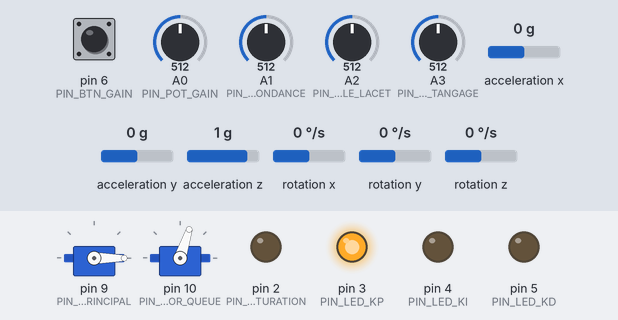
The sketch below on a simulated Arduino Uno, built with avr-gcc and run on an emulated ATmega328P. Shown: 2 × servo, output pins drawn as LEDs (lit = HIGH). Wiring (inferred from the names in the program): MPU-6050 motion sensor at I2C address 0x68. The inputs (shaded band) are chosen by the test bench; at power-on: acceleration y 0 g, A3 (PIN_POT_ANGLE_TANGAGE) = 512, acceleration z 1 g, rotation x 0 °/s, A2 (PIN_POT_ANGLE_LACET) = 512, A0 (PIN_POT_GAIN) = 512, pin 6 (PIN_BTN_GAIN) HIGH, A1 (PIN_POT_REDONDANCE) = 512, acceleration x 0 g, rotation y 0 °/s, rotation z 0 °/s. What the sketch prints to the serial monitor is not drawn.

Above: at 5.5 s.
5.6 s: acceleration y set to 0.8 g
At 7.8 s:
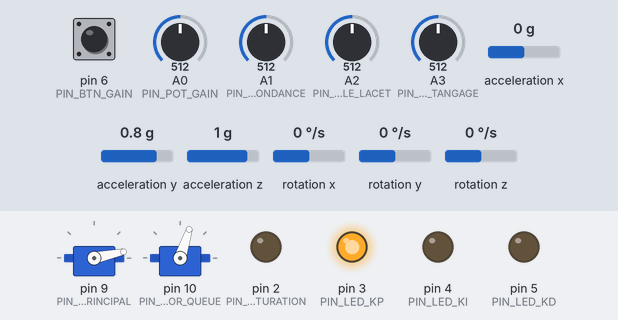
8.6 s: A3 (PIN_POT_ANGLE_TANGAGE) set to 35
At 11.3 s:
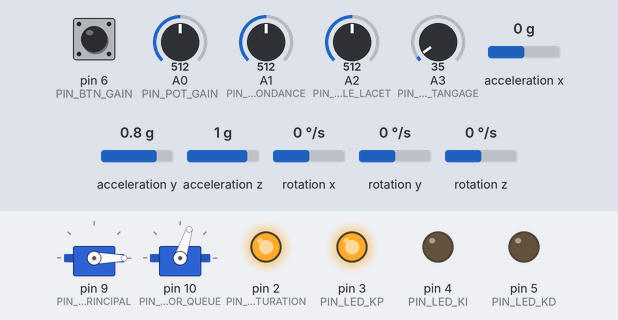
11.6 s: acceleration z set to -1.4 g
At 14.5 s:
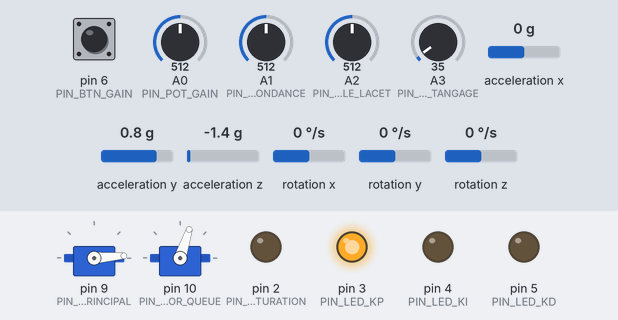
14.6 s: rotation x set to 192 °/s
At 16.7 s:
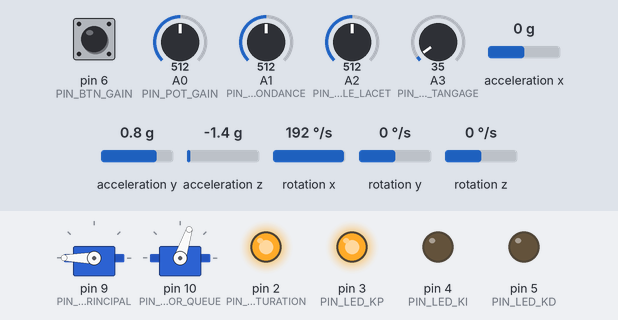
17.0 s: A2 (PIN_POT_ANGLE_LACET) set to 716
At 17.4 s:
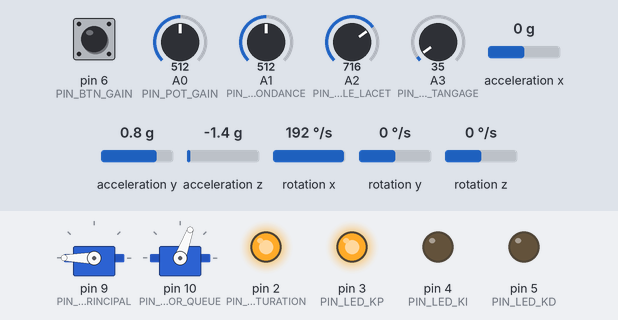
20.0 s: A0 (PIN_POT_GAIN) set to 716
Timing chart, 0 to 27.1 s (numbered marks = the images above; inputs shaded):
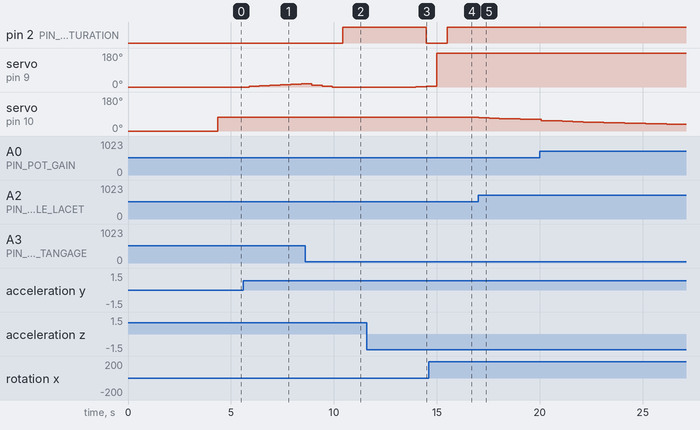

Measured:
- after the input at 5.6 s, servo on pin 9 (PIN_MOTEUR_PRINCIPAL): moves from 0° to 17° over 2.5 s, starting after 0.28 s
- after the input at 8.6 s, pin 2 (PIN_LED_SATURATION): LOW → HIGH after 1.8 s
- after the input at 11.6 s, pin 2 (PIN_LED_SATURATION): HIGH → LOW after 2.9 s; servo on pin 9 (PIN_MOTEUR_PRINCIPAL): 0° → 1° after 2.4 s, → 4° 0.51 s later
- after the input at 14.6 s, pin 2 (PIN_LED_SATURATION): LOW → HIGH after 0.91 s
- after the input at 17.0 s, servo on pin 10 (PIN_ROTOR_QUEUE): moves from 72° to 61° over 2.5 s, starting at once

The sketch:

Helice31.ino
```cpp
#include "config.h"
#include "gyro.h"
#include "pid.h"
#include "moteurs.h"
#include "commande.h"
#include "leds.h"

//Instances PID
EtatPID pidTanguage;
EtatPID pidLacet;

//Flag levé par l'ISR du Timer2
volatile bool flag_echantillon = false;

// Watchdog : timestamp de la dernière commande envoyée
// Si trop longtemps sans commande → arretUrgence()
unsigned long derniere_commande_ms = 0;

// ISR Timer12
ISR(TIMER2_COMPA_vect) {
    flag_echantillon = true;
}

//Configuration Timer2 en mode CTC
void initTimer2() {
    noInterrupts();

    TCCR2A = 0;
    TCCR2B = 0;
    TCNT2  = 0;

    OCR2A = 156; // exemple ~10ms

    TCCR2A |= (1 << WGM21); // CTC
    TCCR2B |= (1 << CS22) | (1 << CS21) | (1 << CS20); // prescaler 1024

    TIMSK2 |= (1 << OCIE2A);

    interrupts();
}

void setup() {
    Serial.begin(115200);

    // 1. Gyroscope MPU-6050 + potentiomètres de mesure mécaniques
    initGyro();
    calibrerGyro();      //  hélico immobile obligatoire

    // 2. Moteurs : séquence sécurité ESC (3 s signal neutre)
    initMoteurs();

    // 3. Commande : pot gain, bouton sélection, pot redondance, RF
    initCommande();

    // 4. LEDs (allume LED_KP par défaut)
    initLeds();

    // 5. PID : remise à zéro des deux instances
    resetPID(&pidTanguage);
    resetPID(&pidLacet);

    // 6. Timer en dernier (démarre la boucle temps réel)
    initTimer2();

    if (gyroEstDisponible()) {
        Serial.println("Helice31 pret — mode nominal (gyro + pots)");
    } else {
        Serial.println("Helice31 pret — mode degrade (pots seuls)");
    }
}

void loop() {

    //Bouton sélection gain : géré HORS du flag timer
    majSelectionGain();
    majLedsGain(gainActuel());


    //Attendre le tick timer
    if (!flag_echantillon) return;
    flag_echantillon = false;

    //1. Mise à jour filtre et lecture angles
    mettreAJourFiltreComp();
    float angleTangage = lireAngleTangage();
    float angleLacet   = lireAngleLacet();

    //2. Lecture consigne
    // Priorité : RF → pot redondance si RF indispo
    float consigne;
    bool rfOk = rfDisponible();
    if (rfOk) {
        consigne = lireConsigneRF();
    } else {
        consigne = lireConsigneRedondance();
    }

    //3. Lecture gains (pot unique → gain sélectionné)
    float kp, ki, kd;
    lireGains(&kp, &ki, &kd);

    // 4. Correcteur PID axe tanguage
    float cmdPrincipale = calculPID(consigne, angleTangage,kp, ki, kd, &pidTanguage);

    //5. Correcteur PID axe lacet (consigne = 0° : maintenir le cap)
    float cmdLacet = calculPID(0.0f, angleLacet,kp * 0.5f, ki * 0.3f, kd * 0.5f, &pidLacet);
    majLeds(estEnSaturation());
    //6. Envoi commandes moteurs
    setMoteurPrincipal(cmdPrincipale);
    setRotorQueue(VITESSE_BASE_QUEUE, cmdLacet);

    //7. LEDs saturation + mode
    delay(500);
    //8. Debug série
    Serial.print(rfOk ? "RF " : "POT");
    Serial.print(" ref=");  Serial.print(consigne, 1);
    Serial.print(" tan=");  Serial.print(angleTangage, 1);
    Serial.print(" lac=");  Serial.print(angleLacet, 1);
    Serial.print(" u1= ");   Serial.print(cmdPrincipale, 1);
    Serial.print(" u2= ");   Serial.print(cmdLacet, 1);
    Serial.print(" Kp=");   Serial.print(kp, 2);
    Serial.print(" Ki=");   Serial.print(ki, 2);
    Serial.print(" Kd=");   Serial.println(kd, 2);
}
```

commande.cpp
```cpp
#include "commande.h"
#include <Arduino.h>

#define RF_TIMEOUT_MS    500   // délai sans trame avant bascule redondance
#define DEBOUNCE_MS       50   // anti-rebond bouton

static GainSelectionne gainCourant = GAIN_KP;

// Valeurs mémorisées de chaque gain
static float valKp = 0.0f;
static float valKi = 0.0f;
static float valKd = 0.0f;

// RF
static unsigned long derniereTrameRF = 0;
static float consigneRF = 0.0f;

// Debounce bouton
static bool  etatBoutonPrec   = HIGH;   // pull-up → HIGH = relâché
static unsigned long dernierAppui = 0;

void initCommande() {
    pinMode(PIN_POT_REDONDANCE, INPUT);
    pinMode(PIN_POT_GAIN,       INPUT);
    pinMode(PIN_BTN_GAIN,       INPUT_PULLUP);  // pull-up interne

}

void majSelectionGain() {
    bool etatActuel = digitalRead(PIN_BTN_GAIN);

    // Détection front descendant (HIGH → LOW) avec debounce
    if (etatBoutonPrec == HIGH && etatActuel == LOW) {
        unsigned long maintenant = millis();
        if (maintenant - dernierAppui > DEBOUNCE_MS) {
            dernierAppui = maintenant;

            // Cycle : Kp → Ki → Kd → Kp
            switch (gainCourant) {
                case GAIN_KP: gainCourant = GAIN_KI; break;
                case GAIN_KI: gainCourant = GAIN_KD; break;
                case GAIN_KD: gainCourant = GAIN_KP; break;
            }
        }
    }
    etatBoutonPrec = etatActuel;
}

GainSelectionne gainActuel() {
    return gainCourant;
}

void lireGains(float* kp, float* ki, float* kd) {
    // Le potentiomètre unique met à jour UNIQUEMENT le gain sélectionné
    // Les deux autres gardent leur dernière valeur mémorisée
    float valPot = analogRead(PIN_POT_GAIN) / 1023.0f;

    switch (gainCourant) {
        case GAIN_KP: valKp = valPot * KP_MAX; break;
        case GAIN_KI: valKi = valPot * KI_MAX; break;
        case GAIN_KD: valKd = valPot * KD_MAX; break;
    }

    *kp = valKp;
    *ki = valKi;
    *kd = valKd;
}

float lireConsigneRF() {
    // Implémentation plus tard
    return consigneRF;
}

float lireConsigneRedondance() {
    // Potentiomètre de secours → angle consigne [-ANGLE_MAX_DEG, +ANGLE_MAX_DEG]
    int raw = analogRead(PIN_POT_REDONDANCE);
    long mapped = map(raw, 0, 1023,
                      (long)(-ANGLE_MAX_DEG * 100),
                      (long)( ANGLE_MAX_DEG * 100));
    return mapped / 100.0f;
}

bool rfDisponible() {
    return (millis() - derniereTrameRF) < RF_TIMEOUT_MS;
}
```

commande.h
```cpp
#ifndef COMMANDE_H
#define COMMANDE_H

#include "config.h"

// Sélection du gain en cours de réglage
typedef enum {
    GAIN_KP = 0,
    GAIN_KI = 1,
    GAIN_KD = 2
} GainSelectionne;

// Initialise les pins : potentiomètres, bouton (pull-up), module RF
void initCommande();

// Doit être appelé dans loop() : détecte l'appui bouton et cycle Kp→Ki→Kd→Kp
// Gère le debounce en interne
void majSelectionGain();

// Retourne le gain actuellement sélectionné (GAIN_KP / GAIN_KI / GAIN_KD)
GainSelectionne gainActuel();

// Lit le potentiomètre unique et met à jour le gain sélectionné
// Retourne les 3 valeurs courantes de kp, ki, kd
void lireGains(float* kp, float* ki, float* kd);

// Consigne principale depuis la manette RF (si disponible)
float lireConsigneRF();

// Consigne de secours depuis potentiomètre de redondance (si RF indispo)
float lireConsigneRedondance();

// Retourne true si une trame RF valide a été reçue récemment
bool rfDisponible();

#endif
```

gyro.cpp
```cpp
#include "gyro.h"
#include <Wire.h>
#include <Arduino.h>

#define MPU_ADDR  0x68

#define ALPHA_GYRO  0.98f
#define ALPHA_POT   0.95f

#define POT_ANGLE_MIN  -45.0f
#define POT_ANGLE_MAX   45.0f

// Variables

static float angleTanguage  = 0.0f;
static float angleLacet     = 0.0f;

static float offsetGX = 0.0f;
static float offsetGZ = 0.0f;

// Offset d'angle pour définir le zéro
static float offsetAnglePitch = 0.0f;

static bool  gyroDisponible = false;
static unsigned long dernierTemps = 0;


// Lecture MPU

static void lireRegistres(int16_t* aX, int16_t* aY, int16_t* aZ,
                          int16_t* gX, int16_t* gY, int16_t* gZ) {

  Wire.beginTransmission(MPU_ADDR);
  Wire.write(0x3B);
  Wire.endTransmission(false);
  Wire.requestFrom(MPU_ADDR, 14, true);

  *aX = (Wire.read() << 8) | Wire.read();
  *aY = (Wire.read() << 8) | Wire.read();
  *aZ = (Wire.read() << 8) | Wire.read();

  Wire.read(); Wire.read(); // température ignorée

  *gX = (Wire.read() << 8) | Wire.read();
  *gY = (Wire.read() << 8) | Wire.read();
  *gZ = (Wire.read() << 8) | Wire.read();
}


// Potentiomètre

static float potVersAngle(int pin) {
  int raw = analogRead(pin);
  long mapped = map(raw, 0, 1023,
                    (long)(POT_ANGLE_MIN * 100),
                    (long)(POT_ANGLE_MAX * 100));
  return mapped / 100.0f;
}


// Init

void initGyro() {

  pinMode(PIN_POT_ANGLE_TANGAGE, INPUT);
  pinMode(PIN_POT_ANGLE_LACET,   INPUT);

  Wire.begin();

  // Réveil MPU6050
  Wire.beginTransmission(MPU_ADDR);
  Wire.write(0x6B);
  Wire.write(0x00);
  byte err = Wire.endTransmission(true);

  if (err == 0) {
    gyroDisponible = true;

    // Config gyro
    Wire.beginTransmission(MPU_ADDR);
    Wire.write(0x1B); Wire.write(0x00);
    Wire.endTransmission(true);

    // Config accel
    Wire.beginTransmission(MPU_ADDR);
    Wire.write(0x1C); Wire.write(0x00);
    Wire.endTransmission(true);

  } else {
    gyroDisponible = false;
  }

  // Initialisation du zéro
  int16_t aX, aY, aZ, gX, gY, gZ;
  lireRegistres(&aX, &aY, &aZ, &gX, &gY, &gZ);

  float accelTanguage = atan2((float)aY, (float)aZ) * 180.0f / PI;

  // Stocker le décalage
  offsetAnglePitch = accelTanguage;

  // Démarrer à 0°
  angleTanguage = 0.0f;
  angleLacet    = 0.0f;

  dernierTemps = micros();
}


// Calibration

void calibrerGyro() {

  if (!gyroDisponible) return;

  const int N = 200;

  long sumGX = 0;
  long sumGZ = 0;

  for (int i = 0; i < N; i++) {
    int16_t aX, aY, aZ, gX, gY, gZ;
    lireRegistres(&aX, &aY, &aZ, &gX, &gY, &gZ);

    sumGX += gX;
    sumGZ += gZ;

    delay(5);
  }

  offsetGX = sumGX / (float)N;
  offsetGZ = sumGZ / (float)N;
}


// Filtre

void mettreAJourFiltreComp() {

  float potTanguage = potVersAngle(PIN_POT_ANGLE_TANGAGE);
  float potLacet    = potVersAngle(PIN_POT_ANGLE_LACET);

  if (gyroDisponible) {

    int16_t aX, aY, aZ, gX, gY, gZ;
    lireRegistres(&aX, &aY, &aZ, &gX, &gY, &gZ);

    unsigned long maintenant = micros();
    float dt = (maintenant - dernierTemps) / 1000000.0f;
    dernierTemps = maintenant;

    float gyroTanguage = (gX - offsetGX) / 131.0f;
    float gyroLacet    = (gZ - offsetGZ) / 131.0f;

    //  angle accel
    float accelTanguage = atan2((float)aY, (float)aZ) * 180.0f / PI;
    accelTanguage -= offsetAnglePitch;

    float angleBrutTanguage =
      ALPHA_GYRO * (angleTanguage + gyroTanguage * dt)
    + (1.0f - ALPHA_GYRO) * accelTanguage;

    angleTanguage =
      ALPHA_POT * angleBrutTanguage
    + (1.0f - ALPHA_POT) * potTanguage;

    float angleBrutLacet = angleLacet + gyroLacet * dt;

    angleLacet =
      ALPHA_POT * angleBrutLacet
    + (1.0f - ALPHA_POT) * potLacet;

  } else {
    // Mode sans gyro
    angleTanguage = 0.8f * angleTanguage + 0.2f * potTanguage;
    angleLacet    = 0.8f * angleLacet    + 0.2f * potLacet;
  }
}

float lireAngleTangage() {
  return -angleTanguage;
}

float lireAngleLacet() {
  return angleLacet;
}

bool gyroEstDisponible() {
  return gyroDisponible;
}
```

gyro.h
```cpp
#ifndef GYRO_H
#define GYRO_H

#include "config.h"

// Initialise le MPU-6050 via I2C, configure plage et filtre interne
void initGyro();

// Calcule et stocke les offsets à vide (appeler au démarrage, hélico immobile)
void calibrerGyro();

// Applique le filtre complémentaire accel + gyro → angle fusionné stable
// À appeler à chaque période d'échantillonnage avant de lire les angles
void mettreAJourFiltreComp();

// Retourne l'angle de tanguage en degrés (axe principal)
float lireAngleTangage();

// Retourne l'angle de lacet en degrés (axe rotor de queue)
float lireAngleLacet();

// Retourne true si le MPU-6050 a été détecté au démarrage
bool gyroEstDisponible();

#endif
```

leds.cpp
```cpp
#include "leds.h"
#include <Arduino.h>
static int modeActuel = MODE_NUMERIQUE;

void initLeds() {

    pinMode(PIN_LED_SATURATION, OUTPUT);
    pinMode(PIN_LED_KP, OUTPUT);
    pinMode(PIN_LED_KI, OUTPUT);
    pinMode(PIN_LED_KD, OUTPUT);
    digitalWrite(PIN_LED_SATURATION,HIGH);
    digitalWrite(PIN_LED_KP, HIGH);
    digitalWrite(PIN_LED_KI, HIGH);
    digitalWrite(PIN_LED_KD, HIGH);

}

void majLeds(bool saturation) {
    // LED rouge : commande moteur saturée
    digitalWrite(PIN_LED_SATURATION, saturation ? HIGH : LOW);
}

void majLedsGain(GainSelectionne gain) {
    // Une seule LED allumée à la fois
    digitalWrite(PIN_LED_KP, (gain == GAIN_KP) ? HIGH : LOW);
    digitalWrite(PIN_LED_KI, (gain == GAIN_KI) ? HIGH : LOW);
    digitalWrite(PIN_LED_KD, (gain == GAIN_KD) ? HIGH : LOW);
}
 
```

leds.h
```cpp
#ifndef LEDS_H
#define LEDS_H

#include "config.h"
#include "commande.h"  // pour GainSelectionne

// Configure toutes les pins LED en OUTPUT et éteint tout
void initLeds();

// Met à jour la LED de saturation moteur
void majLeds(bool saturation);

// Met à jour les 3 LEDs Kp/Ki/Kd selon le gain actuellement sélectionné
void majLedsGain(GainSelectionne gain);


#endif
```

moteurs.cpp
```cpp
#include "moteurs.h"
#include <Servo.h>
#include <Arduino.h>

static Servo escPrincipal;
static Servo escQueue;
static bool  saturation = false;

// Convertit une commande (COMMANDE_MIN, COMMANDE_MAX)
// en largeur d'impulsion PWM en µs [PWM_MIN, PWM_MAX]

static int commandeVersPWM(float commande) {
    float ratio = (commande - COMMANDE_MIN) / (COMMANDE_MAX - COMMANDE_MIN);
    int pwm = (int)(PWM_MIN + ratio * (PWM_MAX - PWM_MIN));
    return constrain(pwm, PWM_MIN, PWM_MAX);
}

void initMoteurs() {
    escPrincipal.attach(PIN_MOTEUR_PRINCIPAL, PWM_MIN, PWM_MAX);
    escQueue.attach(PIN_ROTOR_QUEUE,          PWM_MIN, PWM_MAX);

    // Séquence obligatoire : signal neutre minimum 3s
    // Les ESC brushless ont une sécurité au démarrage :
    // ils refusent de démarrer si le signal n'est pas à PWM_MIN
    escPrincipal.writeMicroseconds(PWM_MIN);
    escQueue.writeMicroseconds(PWM_MIN);
    delay(3000);
}

void setMoteurPrincipal(float commande) {
    // Détecter la saturation avant de contraindre
    if (commande < 0.0f) commande = 0.0f;
    saturation = (commande >= COMMANDE_MAX || commande <= COMMANDE_MIN);
    commande   = constrain(commande, COMMANDE_MIN, COMMANDE_MAX);
    escPrincipal.writeMicroseconds(commandeVersPWM(commande));
    Serial.print(" stauration");   Serial.println(saturation);
}

void setRotorQueue(float vitesse_base, float delta) {
    // Le rotor de queue tourne en continu à vitesse_base pour compenser
    // le couple réactif du rotor principal. Le delta est la correction PID lacet.
    //
    // Comportement attendu :
    //   delta > 0 → augmente la vitesse → tourne dans l'autre sens (surcompense)
    //   delta < 0 → diminue la vitesse → tourne moins vite (sous-compense)
    float cmd = constrain(vitesse_base + delta, COMMANDE_MIN, COMMANDE_MAX);
    if (cmd < 0.0f) cmd = 0.0f;
    cmd = constrain(cmd, COMMANDE_MIN, COMMANDE_MAX);
    escQueue.writeMicroseconds(commandeVersPWM(cmd));
}

void arretUrgence() {
    escPrincipal.writeMicroseconds(PWM_MIN);
    escQueue.writeMicroseconds(PWM_MIN);
    saturation = false;
}

bool estEnSaturation() {
    return saturation;
}
```

moteurs.h
```cpp
#ifndef MOTEURS_H
#define MOTEURS_H

#include "config.h"

// Initialise les ESC et envoie le signal neutre (séquence sécurité 3 s)
void initMoteurs();

// Envoie la commande au moteur principal [COMMANDE_MIN, COMMANDE_MAX]
void setMoteurPrincipal(float commande);

// Commande le rotor de queue : vitesse_base + delta de correction lacet
void setRotorQueue(float vitesse_base, float delta);

// Arrêt d'urgence : coupe immédiatement les deux ESC
void arretUrgence();

// Retourne true si le dernier appel a atteint les limites PWM
bool estEnSaturation();

#endif
```

pid.cpp
```cpp
#include "pid.h"
#include <Arduino.h>


void resetPID(EtatPID* pid) {
    pid->erreur_prec = 0.0f;
    pid->integrale_prec = 0.0f;
    pid->derivee_prec = 0.0f;
    pid->commande = 0.0f;
}


float calculPID(float consigne, float mesure,float kp, float ki, float kd,EtatPID* pid){
    float erreur,Un,Up,Ui,Ud ;
    erreur=consigne-mesure;
    Up=kp*erreur;   //Calcul Up
    Ui=pid->integrale_prec+((ki*TE)/2)*(erreur-pid->erreur_prec);     //Calcul Ui
    Ud=((TE*N_FILTRE)/(TE*N_FILTRE+2*(kd/kp)))*(pid->derivee_prec*((2*(kd/kp)/TE)+1)+(2*kd/TE)*(erreur-pid->erreur_prec)); //Calcul Ud
    Un=Up+Ui+Ud;    //Calcul total
    pid->erreur_prec=erreur;
    pid->integrale_prec=Ui;
    pid->derivee_prec=Ud;
    return Un;
}
```

pid.h
```cpp
#ifndef PID_H
#define PID_H

#include "config.h"


//  STRUCTURE ÉTAT PID
typedef struct {
    float erreur_prec;      // erreur à n-1
    float integrale_prec;   // intégrale à n-1
    float derivee_prec;     // dérivée à n-1
    float commande;         // sortie u[n]
} EtatPID;

// Remise à zéro de l'état (appeler dans setup())
void resetPID(EtatPID* pid);


float calculPID(float consigne, float mesure,float kp, float ki, float kd,EtatPID* pid);

#endif
```

config.h
```cpp
#ifndef CONFIG_H
#define CONFIG_H

//  PARAMÈTRES TEMPS RÉEL

#define TE       0.1f    // Période d'échantillonnage en secondes (0.1s = 100ms)
#define TE_MS    100     // TE en millisecondes (pour le calcul du timer)
#define N_FILTRE 10      // Facteur filtre dérivée (renommé pour éviter conflit)

//  LIMITES COMMANDE PID

#define COMMANDE_MIN     0.0f    // commande minimale (correspond à PWM_MIN)
#define COMMANDE_MAX     100.0f  // commande maximale (correspond à PWM_MAX)


//  PINS MOTEURS

#define PIN_MOTEUR_PRINCIPAL  9
#define PIN_ROTOR_QUEUE       10

//  PINS POTENTIOMÈTRES

#define PIN_POT_ANGLE_TANGAGE A3   // retour mécanique axe tanguage
#define PIN_POT_ANGLE_LACET   A2   // retour mécanique axe lacet
#define PIN_POT_REDONDANCE    A1   // consigne de secours (sans manette RF)
#define PIN_POT_GAIN          A0   // pot unique réglage Kp / Ki / Kd

//  BOUTON SÉLECTION GAIN
#define PIN_BTN_GAIN          6    // pull-up interne

//  PINS LEDs
#define PIN_LED_SATURATION    2    // rouge  — commande saturée
#define PIN_LED_KP            3   // vert   — on règle Kp
#define PIN_LED_KI            4   // vert   — on règle Ki
#define PIN_LED_KD            5    // vert   — on règle Kd

//  SIGNAL ESC (PWM en µs)

#define PWM_MIN               1000   // moteur à l'arrêt
#define PWM_MAX               2000   // pleine puissance

//  LIMITES GAINS PID

#define KP_MAX                5.0f
#define KI_MAX                2.0f
#define KD_MAX                1.0f

//  CONSIGNE

#define ANGLE_MAX_DEG         30.0f

//  ROTOR DE QUEUE

#define VITESSE_BASE_QUEUE    40.0f   // régime nominal rotor queue (%)

//  MODES

#define MODE_NUMERIQUE        0
#define MODE_ANALOGIQUE       1

#endif
```
